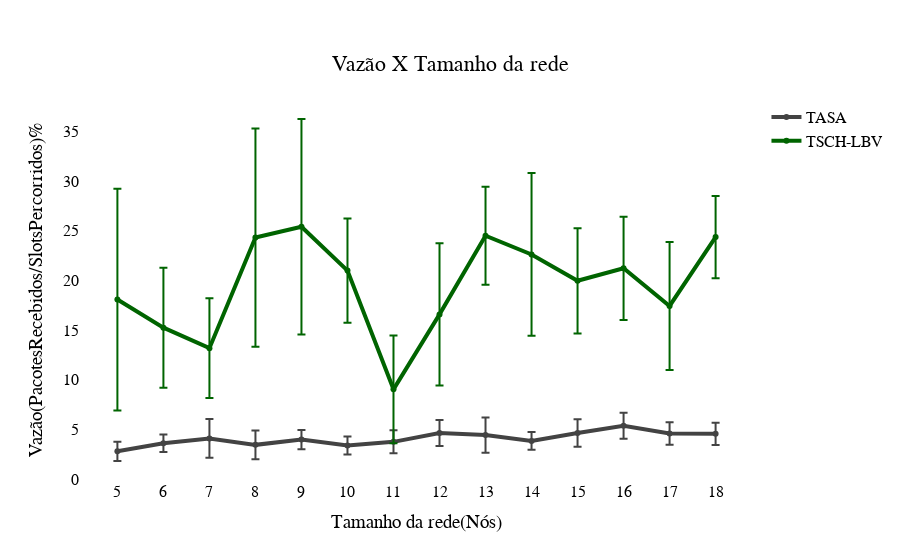

This figure's notebook cell:
### Code cell
import plotly.graph_objects as go
x = [5, 6, 7, 8, 9, 10, 11, 12, 13, 14, 15, 16, 17, 18, 19, 20, 5, 6, 7, 8, 9, 10, 11, 12, 13, 14, 15, 16, 17, 18, 19, 20]
TASA = [ 
      2.816304382304101,
3.6256917374659485,
4.117619118615211,
3.4677410934276827,
3.996204442964131,
3.396857003820899,
3.77150364851983,
4.664339606450831,
4.452809896634976,
3.8659381770787298,
4.669117859107969,
5.389546608483719,
4.612605525058319,
4.572915868026587,

]
TSCH_LBV = [
    18.07879649303142

,15.246622403786699
,13.19019792465194

,24.30898314638457

,25.392103631236317
,20.994107840366915
,9.049930385173402

,16.58360569570892

,24.500267136442158
,22.612565021936568
,19.961471430185856
,21.215726980915935
,17.433338468723758
,24.35900750338258 

]   
fig = go.Figure()
fig.add_trace(go.Scatter(x=x, y=TASA,line=dict(color='rgb(67,67,67)', width=4),
                    mode='lines+markers',
                    name='TASA',error_y=dict(
            type='data', # value of error bar given in data coordinates
            array=[0.9709713414971154, 0.880104376365756, 1.943799855365052, 1.433994420360676, 0.9768797563149971,  0.9082915307648044, 1.153065487694297, 1.3142813561717501, 1.767860040085764, 0.8985057873346255, 1.384322630996463, 1.3126991872471911, 1.1348058067650884, 1.1126567193430617 
],
            visible=True) )  
             
             )
fig.add_trace(go.Scatter(x=x, y=TSCH_LBV,
                    mode='lines+markers',line = dict(color='rgb(30, 50, 255)', width=4),
                    name='TSCH-LBV',error_y=dict(
            type='data', # value of error bar given in data coordinates
            array=[11.146152085768051 ,6.033540150530876 ,5.018142432139816 ,10.966000796305947  ,10.835258595042504  , 5.2391304410986645 ,5.41660218029675 ,7.159852701450597,4.926320107597678 
 ,8.177133285551434 ,5.287403891352002 ,5.1914353392854595 ,6.432705217548928 ,4.1340177884044 
],visible=True)) )



# Create and style traces

# Edit the layout
              
fig.update_layout(
    font=dict(
        family="Arial",
        size=16,
        color="Black"
    ),
    title={
        'text': "Vazão X Tamanho da rede",
        'y':0.9,
        'x':0.5,
        'xanchor': 'center',
        'yanchor': 'top'},  
    
        xaxis=dict(
        title='Tamanho da rede(Nós)',
        tickmode='linear') ,
                   yaxis_title='Vazão(PacotesRecebidos/SlotsPercorridos)%', 
                    paper_bgcolor = 'rgba(0,0,0,0)', 
                    plot_bgcolor = 'rgba(0,0,0,0)')

fig.show()

### Figure 1 — Plotly figure (JSON) as saved in the notebook; plotly's stock layout.template omitted (floating-point values rounded to 4 significant figures)
{"data": [{"error_y": {"array": [0.971, 0.8801, 1.944, 1.434, 0.9769, 0.9083, 1.153, 1.314, 1.768, 0.8985, 1.384, 1.313, 1.135, 1.113], "type": "data", "visible": true}, "line": {"color": "rgb(67,67,67)", "width": 4}, "mode": "lines+markers", "name": "TASA", "type": "scatter", "x": [5, 6, 7, 8, 9, 10, 11, 12, 13, 14, 15, 16, 17, 18, 19, 20, 5, 6, 7, 8, 9, 10, 11, 12, 13, 14, 15, 16, 17, 18, 19, 20], "y": [2.816, 3.626, 4.118, 3.468, 3.996, 3.397, 3.772, 4.664, 4.453, 3.866, 4.669, 5.39, 4.613, 4.573]}, {"error_y": {"array": [11.15, 6.034, 5.018, 10.97, 10.84, 5.239, 5.417, 7.16, 4.926, 8.177, 5.287, 5.191, 6.433, 4.134], "type": "data", "visible": true}, "line": {"color": "rgb(0, 100, 0)", "width": 4}, "mode": "lines+markers", "name": "TSCH-LBV", "type": "scatter", "x": [5, 6, 7, 8, 9, 10, 11, 12, 13, 14, 15, 16, 17, 18, 19, 20, 5, 6, 7, 8, 9, 10, 11, 12, 13, 14, 15, 16, 17, 18, 19, 20], "y": [18.08, 15.25, 13.19, 24.31, 25.39, 20.99, 9.05, 16.58, 24.5, 22.61, 19.96, 21.22, 17.43, 24.36]}], "layout": {"font": {"color": "Black", "family": "Arial", "size": 16}, "paper_bgcolor": "rgba(0,0,0,0)", "plot_bgcolor": "rgba(0,0,0,0)", "title": {"text": "Vazão X Tamanho da rede", "x": 0.5, "xanchor": "center", "y": 0.9, "yanchor": "top"}, "xaxis": {"tickmode": "linear", "title": {"text": "Tamanho da rede(Nós)"}}, "yaxis": {"title": {"text": "Vazão(PacotesRecebidos/SlotsPercorridos)%"}}}}
